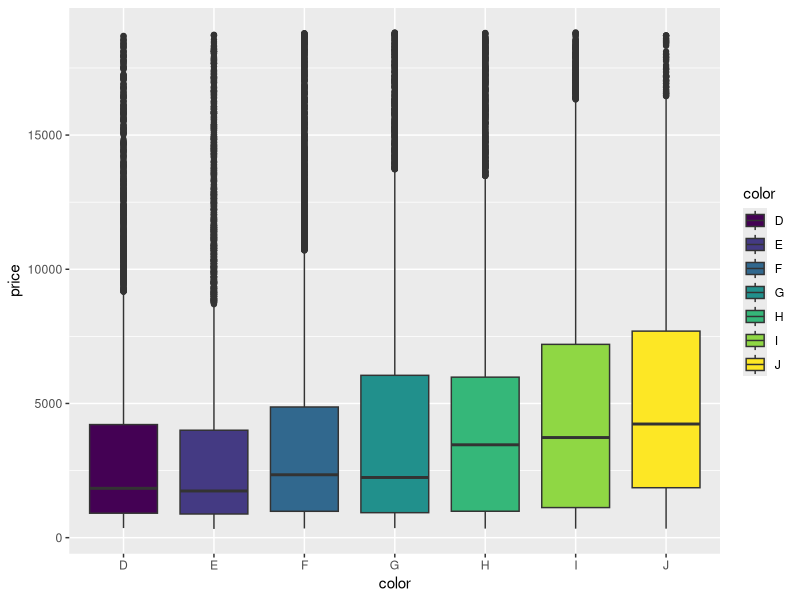
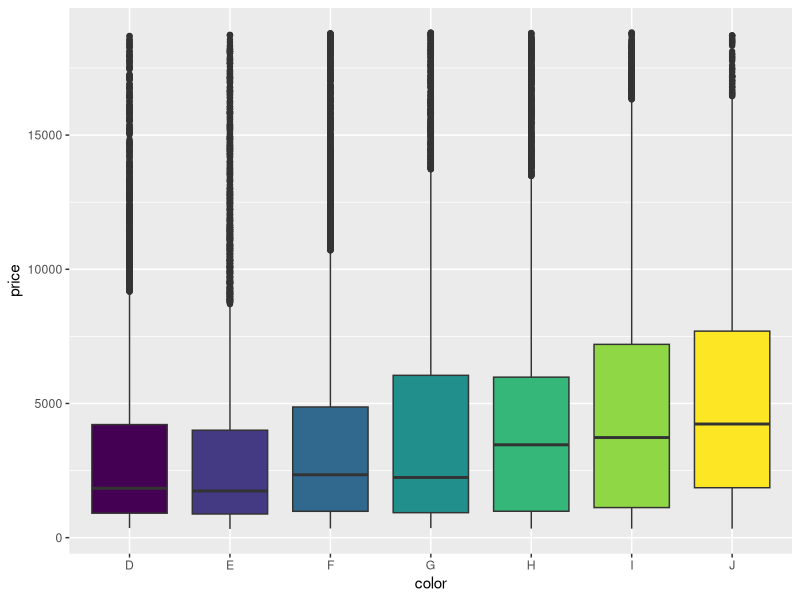
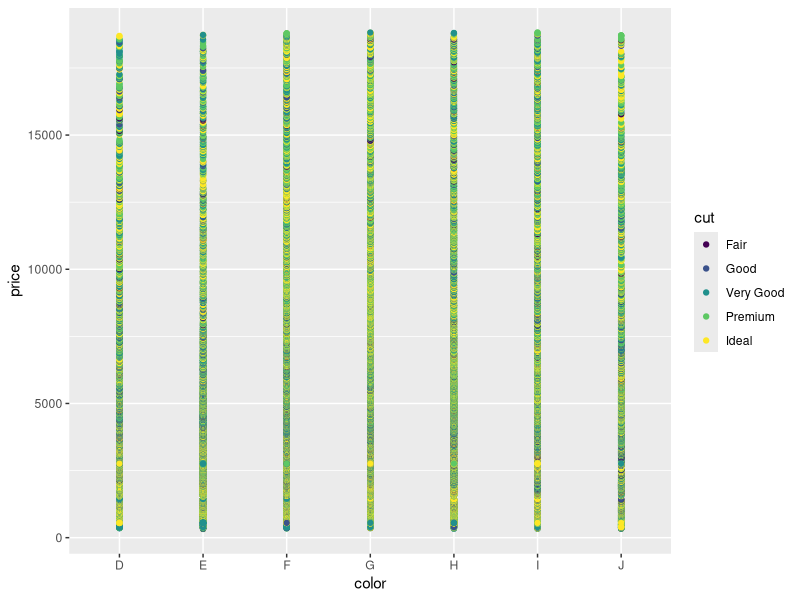
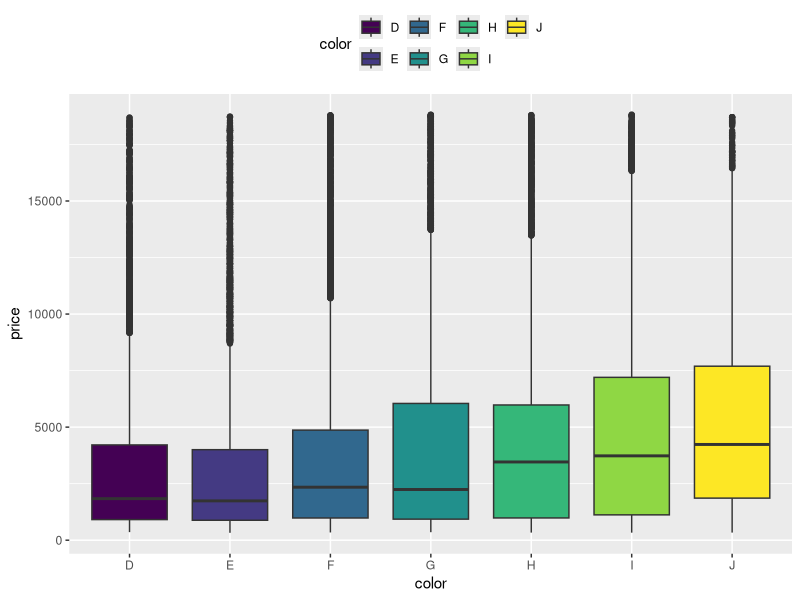
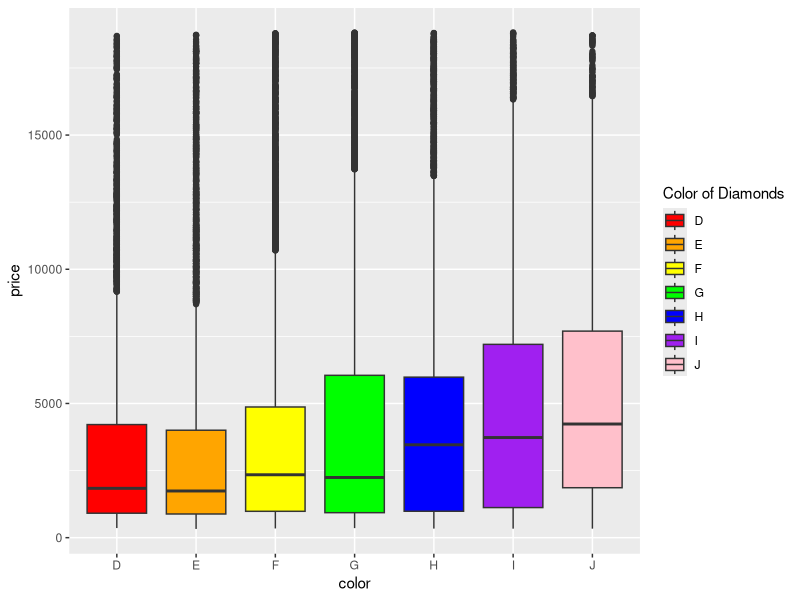
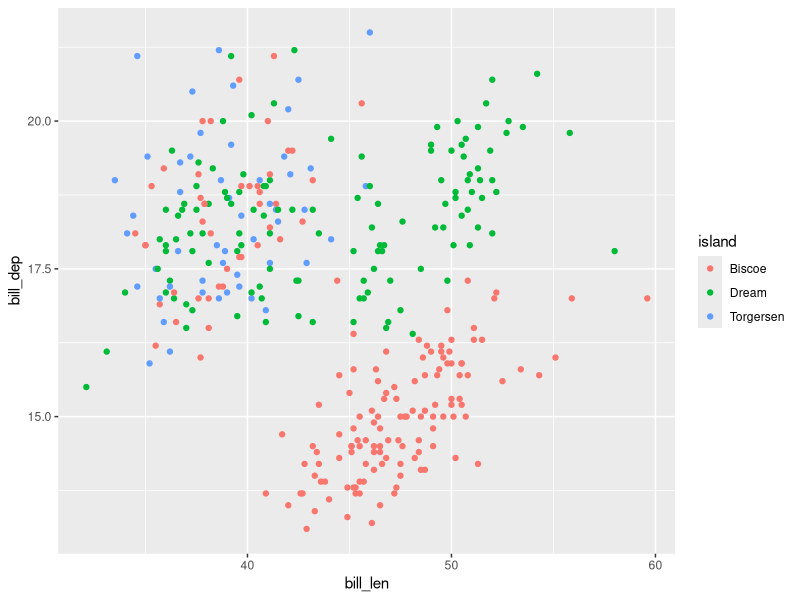
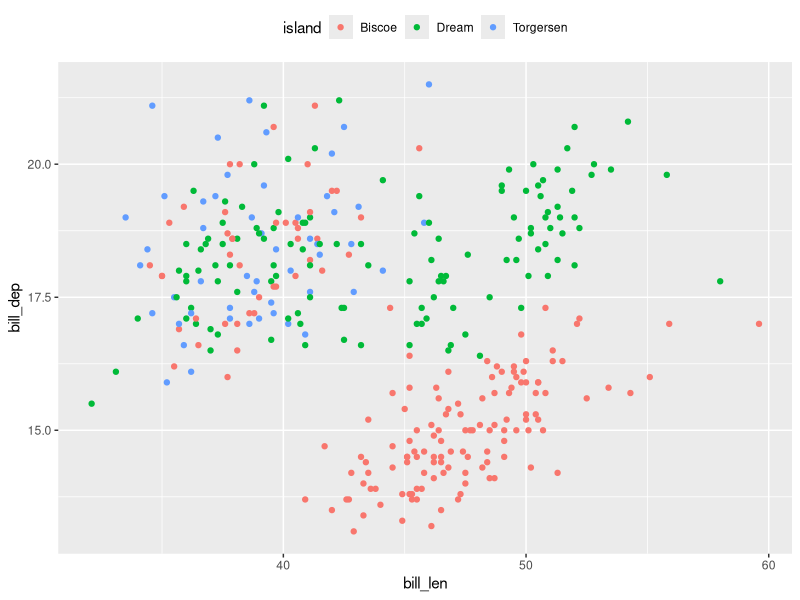
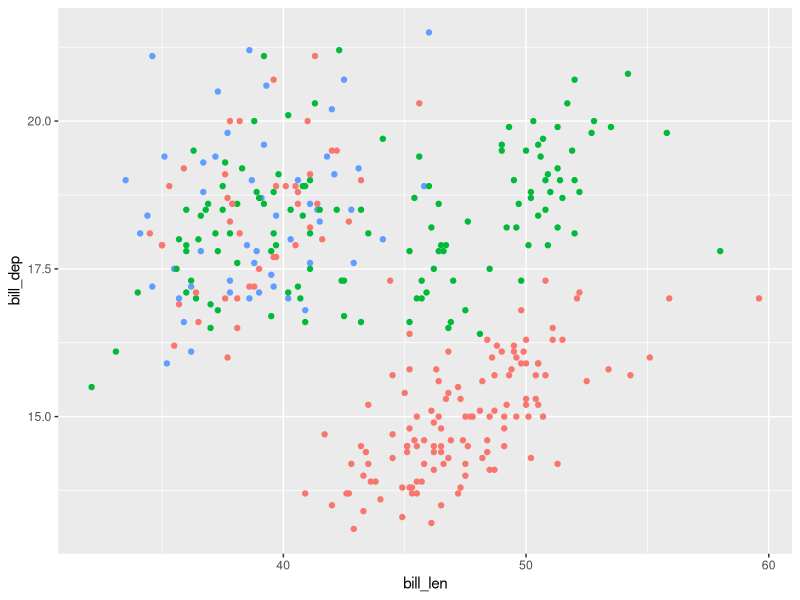

Generate these figures, in order, with R: (Note: this script raises an error after producing the figures.)
## ---- chunk 1
library(tidyverse)
ggplot(diamonds, aes(color, price, fill=color))+geom_boxplot()
ggplot(diamonds, aes(color, price, fill=color))+geom_boxplot()+theme(legend.position = "none")

ggplot(diamonds, aes(color, price, color= cut))+ geom_point()# not super helpful 
## ---- chunk 2
ggplot(diamonds, aes(color, price, fill=color))+geom_boxplot()+theme(legend.position = "top")
## ---- chunk 3
ggplot(diamonds,aes(color,price, fill = color))+geom_boxplot()+scale_fill_manual(values = c("red","orange","yellow","green", "blue", "purple","pink"),name = "Color of Diamonds")
## ---- chunk 4
ggplot(penguins, aes(bill_len, bill_dep, color=island))+geom_point()
## ---- chunk 5
ggplot(penguins, aes(bill_len, bill_dep, color=island))+geom_point()+theme(legend.position = "top")
## ---- chunk 6
ggplot(penguins, aes(bill_len, bill_dep, color=island))+geom_point()+theme(legend.position = "none")
## ---- chunk 7
ggplot(penguins, aes(bill_len, bill_dep, color=island))+geom_point()+scale_color_manual(name= "Islands")
## ---- chunk 8
ggplot(penguins, aes(bill_len, bill_dep, color= flipper_len))+geom_violin()+geom
## ---- chunk 9
ggplot(diamonds, aes(color, price, color= cut))+ geom_boxplot()+facet_wrap(~cut)


## ---- chunk 10
colorPriceGraph <- ggplot(diamonds, aes(color, price, color=cut))+geom_boxplot()
colorPriceGraph+facet_wrap(~cut)
## ---- chunk 11
levels(diamonds$cut)<- c("Fair Cur", "Good Cut", "Very Good Cut", "Premium Cut", "Ideal Cut")
ggplot(diamonds, aes(color, price, color=cut))+geom_boxplot()+facet_wrap(~cut)
## ---- chunk 12
labels<- c("Fair Cut"="Fair", "Good Cut"="Good", "Very Good Cut"="Very Good", "Premium Cut"="Premium", "Ideal Cut"="Ideal")
ggplot(diamonds, aes(color, price, color=cut))+geom_boxplot()+facet_wrap(~cut, labeller=as_labeller(x=labels))
## ---- chunk 13
ggplot(mtcars, aes(mpg, hp, color=gear))+geom_point()+facet_wrap(~gear)
## ---- chunk 14
library(palmerpenguins)
library(viridis)
data("penguins")
ggplotExample<- ggplot(penguins, aes(species, flipper_length_mm, fill=island))+geom_boxplot()+scale_fill_viridis(discrete = TRUE, option=magma, name="Island Name")+theme_classic()+ggtitle(label="Penguin Flipper Length Across Species and Islands")+xlab("Species Name")+ylab("Flipper Length in Millimeters")+theme(text= element_text(family = "Times New Roman", size = 18))
## ---- chunk 15
ggsave("PenguinFlipperLength.tiff")
## ---- chunk 16
